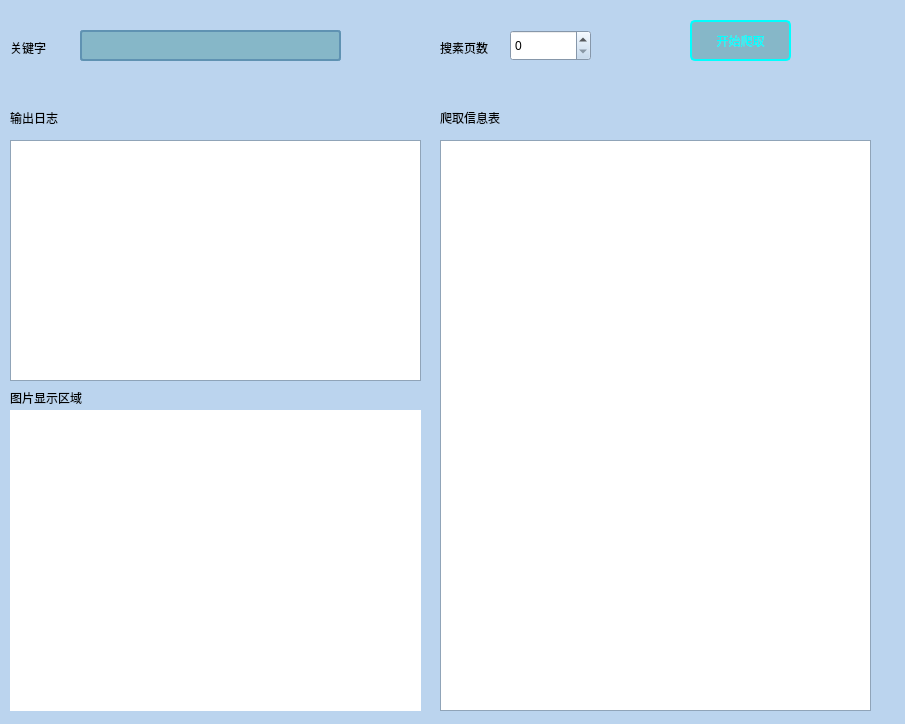
<?xml version="1.0" encoding="UTF-8"?>
<ui version="4.0">
 <class>Dialog</class>
 <widget class="QDialog" name="Dialog">
  <property name="geometry">
   <rect>
    <x>0</x>
    <y>0</y>
    <width>905</width>
    <height>724</height>
   </rect>
  </property>
  <property name="palette">
   <palette>
    <active>
     <colorrole role="WindowText">
      <brush brushstyle="SolidPattern">
       <color alpha="255">
        <red>0</red>
        <green>0</green>
        <blue>0</blue>
       </color>
      </brush>
     </colorrole>
     <colorrole role="Button">
      <brush brushstyle="SolidPattern">
       <color alpha="255">
        <red>187</red>
        <green>212</green>
        <blue>238</blue>
       </color>
      </brush>
     </colorrole>
     <colorrole role="Light">
      <brush brushstyle="SolidPattern">
       <color alpha="255">
        <red>255</red>
        <green>255</green>
        <blue>255</blue>
       </color>
      </brush>
     </colorrole>
     <colorrole role="Midlight">
      <brush brushstyle="SolidPattern">
       <color alpha="255">
        <red>221</red>
        <green>233</green>
        <blue>246</blue>
       </color>
      </brush>
     </colorrole>
     <colorrole role="Dark">
      <brush brushstyle="SolidPattern">
       <color alpha="255">
        <red>94</red>
        <green>106</green>
        <blue>119</blue>
       </color>
      </brush>
     </colorrole>
     <colorrole role="Mid">
      <brush brushstyle="SolidPattern">
       <color alpha="255">
        <red>125</red>
        <green>141</green>
        <blue>159</blue>
       </color>
      </brush>
     </colorrole>
     <colorrole role="Text">
      <brush brushstyle="SolidPattern">
       <color alpha="255">
        <red>0</red>
        <green>0</green>
        <blue>0</blue>
       </color>
      </brush>
     </colorrole>
     <colorrole role="BrightText">
      <brush brushstyle="SolidPattern">
       <color alpha="255">
        <red>255</red>
        <green>255</green>
        <blue>255</blue>
       </color>
      </brush>
     </colorrole>
     <colorrole role="ButtonText">
      <brush brushstyle="SolidPattern">
       <color alpha="255">
        <red>0</red>
        <green>0</green>
        <blue>0</blue>
       </color>
      </brush>
     </colorrole>
     <colorrole role="Base">
      <brush brushstyle="SolidPattern">
       <color alpha="255">
        <red>255</red>
        <green>255</green>
        <blue>255</blue>
       </color>
      </brush>
     </colorrole>
     <colorrole role="Window">
      <brush brushstyle="SolidPattern">
       <color alpha="255">
        <red>187</red>
        <green>212</green>
        <blue>238</blue>
       </color>
      </brush>
     </colorrole>
     <colorrole role="Shadow">
      <brush brushstyle="SolidPattern">
       <color alpha="255">
        <red>0</red>
        <green>0</green>
        <blue>0</blue>
       </color>
      </brush>
     </colorrole>
     <colorrole role="AlternateBase">
      <brush brushstyle="SolidPattern">
       <color alpha="255">
        <red>221</red>
        <green>233</green>
        <blue>246</blue>
       </color>
      </brush>
     </colorrole>
     <colorrole role="ToolTipBase">
      <brush brushstyle="SolidPattern">
       <color alpha="255">
        <red>255</red>
        <green>255</green>
        <blue>220</blue>
       </color>
      </brush>
     </colorrole>
     <colorrole role="ToolTipText">
      <brush brushstyle="SolidPattern">
       <color alpha="255">
        <red>0</red>
        <green>0</green>
        <blue>0</blue>
       </color>
      </brush>
     </colorrole>
     <colorrole role="PlaceholderText">
      <brush brushstyle="SolidPattern">
       <color alpha="128">
        <red>0</red>
        <green>0</green>
        <blue>0</blue>
       </color>
      </brush>
     </colorrole>
    </active>
    <inactive>
     <colorrole role="WindowText">
      <brush brushstyle="SolidPattern">
       <color alpha="255">
        <red>0</red>
        <green>0</green>
        <blue>0</blue>
       </color>
      </brush>
     </colorrole>
     <colorrole role="Button">
      <brush brushstyle="SolidPattern">
       <color alpha="255">
        <red>187</red>
        <green>212</green>
        <blue>238</blue>
       </color>
      </brush>
     </colorrole>
     <colorrole role="Light">
      <brush brushstyle="SolidPattern">
       <color alpha="255">
        <red>255</red>
        <green>255</green>
        <blue>255</blue>
       </color>
      </brush>
     </colorrole>
     <colorrole role="Midlight">
      <brush brushstyle="SolidPattern">
       <color alpha="255">
        <red>221</red>
        <green>233</green>
        <blue>246</blue>
       </color>
      </brush>
     </colorrole>
     <colorrole role="Dark">
      <brush brushstyle="SolidPattern">
       <color alpha="255">
        <red>94</red>
        <green>106</green>
        <blue>119</blue>
       </color>
      </brush>
     </colorrole>
     <colorrole role="Mid">
      <brush brushstyle="SolidPattern">
       <color alpha="255">
        <red>125</red>
        <green>141</green>
        <blue>159</blue>
       </color>
      </brush>
     </colorrole>
     <colorrole role="Text">
      <brush brushstyle="SolidPattern">
       <color alpha="255">
        <red>0</red>
        <green>0</green>
        <blue>0</blue>
       </color>
      </brush>
     </colorrole>
     <colorrole role="BrightText">
      <brush brushstyle="SolidPattern">
       <color alpha="255">
        <red>255</red>
        <green>255</green>
        <blue>255</blue>
       </color>
      </brush>
     </colorrole>
     <colorrole role="ButtonText">
      <brush brushstyle="SolidPattern">
       <color alpha="255">
        <red>0</red>
        <green>0</green>
        <blue>0</blue>
       </color>
      </brush>
     </colorrole>
     <colorrole role="Base">
      <brush brushstyle="SolidPattern">
       <color alpha="255">
        <red>255</red>
        <green>255</green>
        <blue>255</blue>
       </color>
      </brush>
     </colorrole>
     <colorrole role="Window">
      <brush brushstyle="SolidPattern">
       <color alpha="255">
        <red>187</red>
        <green>212</green>
        <blue>238</blue>
       </color>
      </brush>
     </colorrole>
     <colorrole role="Shadow">
      <brush brushstyle="SolidPattern">
       <color alpha="255">
        <red>0</red>
        <green>0</green>
        <blue>0</blue>
       </color>
      </brush>
     </colorrole>
     <colorrole role="AlternateBase">
      <brush brushstyle="SolidPattern">
       <color alpha="255">
        <red>221</red>
        <green>233</green>
        <blue>246</blue>
       </color>
      </brush>
     </colorrole>
     <colorrole role="ToolTipBase">
      <brush brushstyle="SolidPattern">
       <color alpha="255">
        <red>255</red>
        <green>255</green>
        <blue>220</blue>
       </color>
      </brush>
     </colorrole>
     <colorrole role="ToolTipText">
      <brush brushstyle="SolidPattern">
       <color alpha="255">
        <red>0</red>
        <green>0</green>
        <blue>0</blue>
       </color>
      </brush>
     </colorrole>
     <colorrole role="PlaceholderText">
      <brush brushstyle="SolidPattern">
       <color alpha="128">
        <red>0</red>
        <green>0</green>
        <blue>0</blue>
       </color>
      </brush>
     </colorrole>
    </inactive>
    <disabled>
     <colorrole role="WindowText">
      <brush brushstyle="SolidPattern">
       <color alpha="255">
        <red>94</red>
        <green>106</green>
        <blue>119</blue>
       </color>
      </brush>
     </colorrole>
     <colorrole role="Button">
      <brush brushstyle="SolidPattern">
       <color alpha="255">
        <red>187</red>
        <green>212</green>
        <blue>238</blue>
       </color>
      </brush>
     </colorrole>
     <colorrole role="Light">
      <brush brushstyle="SolidPattern">
       <color alpha="255">
        <red>255</red>
        <green>255</green>
        <blue>255</blue>
       </color>
      </brush>
     </colorrole>
     <colorrole role="Midlight">
      <brush brushstyle="SolidPattern">
       <color alpha="255">
        <red>221</red>
        <green>233</green>
        <blue>246</blue>
       </color>
      </brush>
     </colorrole>
     <colorrole role="Dark">
      <brush brushstyle="SolidPattern">
       <color alpha="255">
        <red>94</red>
        <green>106</green>
        <blue>119</blue>
       </color>
      </brush>
     </colorrole>
     <colorrole role="Mid">
      <brush brushstyle="SolidPattern">
       <color alpha="255">
        <red>125</red>
        <green>141</green>
        <blue>159</blue>
       </color>
      </brush>
     </colorrole>
     <colorrole role="Text">
      <brush brushstyle="SolidPattern">
       <color alpha="255">
        <red>94</red>
        <green>106</green>
        <blue>119</blue>
       </color>
      </brush>
     </colorrole>
     <colorrole role="BrightText">
      <brush brushstyle="SolidPattern">
       <color alpha="255">
        <red>255</red>
        <green>255</green>
        <blue>255</blue>
       </color>
      </brush>
     </colorrole>
     <colorrole role="ButtonText">
      <brush brushstyle="SolidPattern">
       <color alpha="255">
        <red>94</red>
        <green>106</green>
        <blue>119</blue>
       </color>
      </brush>
     </colorrole>
     <colorrole role="Base">
      <brush brushstyle="SolidPattern">
       <color alpha="255">
        <red>187</red>
        <green>212</green>
        <blue>238</blue>
       </color>
      </brush>
     </colorrole>
     <colorrole role="Window">
      <brush brushstyle="SolidPattern">
       <color alpha="255">
        <red>187</red>
        <green>212</green>
        <blue>238</blue>
       </color>
      </brush>
     </colorrole>
     <colorrole role="Shadow">
      <brush brushstyle="SolidPattern">
       <color alpha="255">
        <red>0</red>
        <green>0</green>
        <blue>0</blue>
       </color>
      </brush>
     </colorrole>
     <colorrole role="AlternateBase">
      <brush brushstyle="SolidPattern">
       <color alpha="255">
        <red>187</red>
        <green>212</green>
        <blue>238</blue>
       </color>
      </brush>
     </colorrole>
     <colorrole role="ToolTipBase">
      <brush brushstyle="SolidPattern">
       <color alpha="255">
        <red>255</red>
        <green>255</green>
        <blue>220</blue>
       </color>
      </brush>
     </colorrole>
     <colorrole role="ToolTipText">
      <brush brushstyle="SolidPattern">
       <color alpha="255">
        <red>0</red>
        <green>0</green>
        <blue>0</blue>
       </color>
      </brush>
     </colorrole>
     <colorrole role="PlaceholderText">
      <brush brushstyle="SolidPattern">
       <color alpha="128">
        <red>0</red>
        <green>0</green>
        <blue>0</blue>
       </color>
      </brush>
     </colorrole>
    </disabled>
   </palette>
  </property>
  <property name="mouseTracking">
   <bool>false</bool>
  </property>
  <property name="tabletTracking">
   <bool>false</bool>
  </property>
  <property name="windowTitle">
   <string>Dialog</string>
  </property>
  <widget class="QPushButton" name="btn_search">
   <property name="geometry">
    <rect>
     <x>690</x>
     <y>20</y>
     <width>101</width>
     <height>41</height>
    </rect>
   </property>
   <property name="styleSheet">
    <string notr="true">
QPushButton
{
    background-color: rgb(134,183,200);
    border:2px solid rgb(0,255,255);
    border-radius:5px;
    
	
	color: rgb(0, 255, 255);
}


QPushButton:hover
{
    background-color: rgb(0,130,150);
    border:2px solid #5F92B2;
    border-radius:5px;
    color:white;
}

QPushButton:hover:pressed
{
    background-color:rgb(85,170,255);
    border:2px solid #3C80B1;
    border-radius:5px;
    color:white;
}</string>
   </property>
   <property name="text">
    <string>开始爬取</string>
   </property>
  </widget>
  <widget class="QLabel" name="label">
   <property name="geometry">
    <rect>
     <x>10</x>
     <y>110</y>
     <width>72</width>
     <height>15</height>
    </rect>
   </property>
   <property name="text">
    <string>输出日志</string>
   </property>
  </widget>
  <widget class="QLabel" name="label_2">
   <property name="geometry">
    <rect>
     <x>440</x>
     <y>110</y>
     <width>101</width>
     <height>16</height>
    </rect>
   </property>
   <property name="text">
    <string>爬取信息表</string>
   </property>
  </widget>
  <widget class="QTextEdit" name="edit_log">
   <property name="enabled">
    <bool>true</bool>
   </property>
   <property name="geometry">
    <rect>
     <x>10</x>
     <y>140</y>
     <width>411</width>
     <height>241</height>
    </rect>
   </property>
  </widget>
  <widget class="QLineEdit" name="edit_search">
   <property name="geometry">
    <rect>
     <x>80</x>
     <y>30</y>
     <width>261</width>
     <height>31</height>
    </rect>
   </property>
   <property name="focusPolicy">
    <enum>Qt::ClickFocus</enum>
   </property>
   <property name="accessibleDescription">
    <string/>
   </property>
   <property name="styleSheet">
    <string notr="true">QLineEdit
{
    background-color: rgb(134,183,200);
    border:2px solid #5F92B2;
    border-radius:3px;
}</string>
   </property>
  </widget>
  <widget class="QListWidget" name="list_img">
   <property name="geometry">
    <rect>
     <x>440</x>
     <y>140</y>
     <width>431</width>
     <height>571</height>
    </rect>
   </property>
  </widget>
  <widget class="QLabel" name="label_img">
   <property name="geometry">
    <rect>
     <x>10</x>
     <y>410</y>
     <width>411</width>
     <height>301</height>
    </rect>
   </property>
   <property name="styleSheet">
    <string notr="true">color: rgb(255, 255, 255);
background-color: rgb(255, 255, 255);</string>
   </property>
   <property name="text">
    <string/>
   </property>
  </widget>
  <widget class="QLabel" name="label_4">
   <property name="geometry">
    <rect>
     <x>10</x>
     <y>390</y>
     <width>101</width>
     <height>16</height>
    </rect>
   </property>
   <property name="text">
    <string>图片显示区域</string>
   </property>
  </widget>
  <widget class="QSpinBox" name="box_page_num">
   <property name="geometry">
    <rect>
     <x>510</x>
     <y>30</y>
     <width>81</width>
     <height>31</height>
    </rect>
   </property>
  </widget>
  <widget class="QLabel" name="label_3">
   <property name="geometry">
    <rect>
     <x>70</x>
     <y>40</y>
     <width>72</width>
     <height>15</height>
    </rect>
   </property>
   <property name="text">
    <string/>
   </property>
  </widget>
  <widget class="QLabel" name="label_5">
   <property name="geometry">
    <rect>
     <x>10</x>
     <y>40</y>
     <width>72</width>
     <height>15</height>
    </rect>
   </property>
   <property name="text">
    <string>关键字</string>
   </property>
  </widget>
  <widget class="QLabel" name="label_6">
   <property name="geometry">
    <rect>
     <x>440</x>
     <y>40</y>
     <width>72</width>
     <height>15</height>
    </rect>
   </property>
   <property name="text">
    <string>搜素页数</string>
   </property>
  </widget>
 </widget>
 <resources/>
 <connections/>
</ui>
